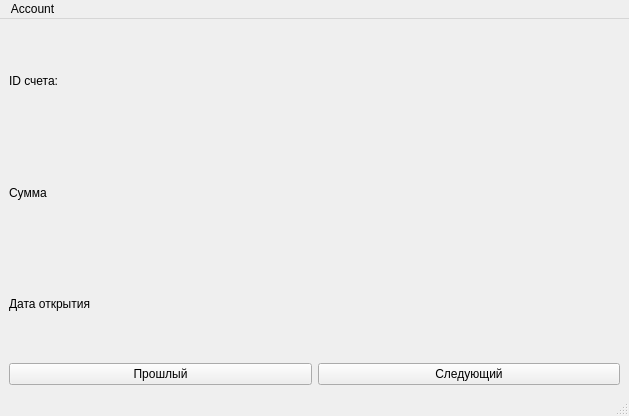
<?xml version="1.0" encoding="UTF-8"?>
<ui version="4.0">
 <class>MainWindow</class>
 <widget class="QMainWindow" name="MainWindow">
  <property name="geometry">
   <rect>
    <x>0</x>
    <y>0</y>
    <width>629</width>
    <height>416</height>
   </rect>
  </property>
  <property name="windowTitle">
   <string>MainWindow</string>
  </property>
  <widget class="QWidget" name="centralwidget">
   <layout class="QGridLayout" name="gridLayout">
    <item row="1" column="1">
     <widget class="QLabel" name="label_account">
      <property name="text">
       <string/>
      </property>
     </widget>
    </item>
    <item row="3" column="0">
     <widget class="QLabel" name="label_6">
      <property name="text">
       <string>Дата открытия</string>
      </property>
     </widget>
    </item>
    <item row="2" column="1">
     <widget class="QLabel" name="label_sum">
      <property name="text">
       <string/>
      </property>
     </widget>
    </item>
    <item row="3" column="1">
     <widget class="QLabel" name="label_date">
      <property name="text">
       <string/>
      </property>
     </widget>
    </item>
    <item row="1" column="0">
     <widget class="QLabel" name="label">
      <property name="text">
       <string>ID счета: </string>
      </property>
     </widget>
    </item>
    <item row="2" column="0">
     <widget class="QLabel" name="label_2">
      <property name="text">
       <string>Сумма </string>
      </property>
     </widget>
    </item>
    <item row="4" column="0">
     <widget class="QPushButton" name="last_btn">
      <property name="text">
       <string>Прошлый</string>
      </property>
     </widget>
    </item>
    <item row="4" column="1">
     <widget class="QPushButton" name="next_btn">
      <property name="text">
       <string>Следующий</string>
      </property>
     </widget>
    </item>
   </layout>
  </widget>
  <widget class="QMenuBar" name="menubar">
   <property name="geometry">
    <rect>
     <x>0</x>
     <y>0</y>
     <width>629</width>
     <height>22</height>
    </rect>
   </property>
   <widget class="QMenu" name="menu">
    <property name="title">
     <string>Account</string>
    </property>
   </widget>
   <addaction name="menu"/>
  </widget>
  <widget class="QStatusBar" name="statusbar"/>
 </widget>
 <resources/>
 <connections/>
</ui>
